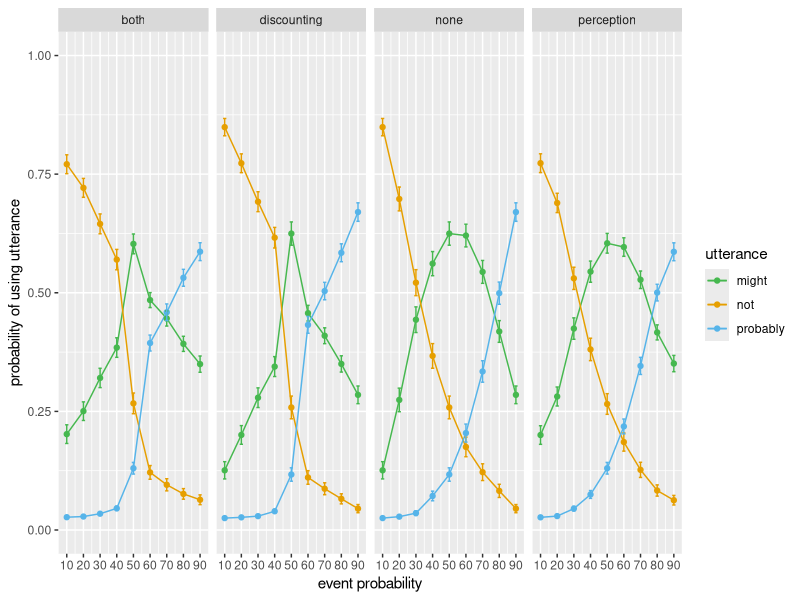

The R source for this figure:
## ---- chunk 1
library(dplyr)
library(tidyverse)
library(ggplot2)
## ---- chunk 2
threshold_might = 0.1
threshold_probably = 0.6
threshold_not = 0.2
#threshold_not = ?

cost_might = 3.03
cost_probably = 3.03
cost_not = 3.03

n_participants = 1000
decay = 0.5
noise_strength = 0.074
rat_alpha = 2.211

# S&D's params
alpha_not = 0.407
beta_not = 1.219
alpha_might = 0.928
beta_might = 3.086
alpha_probably = 2.552
beta_probably = 1.771

# new params
# alpha_not = 0.3
# beta_not = 2.5
# alpha_might = 0.7
# beta_might = 1.5
# alpha_probably = 2.7
# beta_probably = 2.0

thresholds_not <- rbeta(n_participants, alpha_not, beta_not)
thresholds_might <- rbeta(n_participants, alpha_might, beta_might)
thresholds_probably <- rbeta(n_participants, alpha_probably, beta_probably)
## ---- chunk 3
# L0: decides whether an event probability is above or equal to the threshold of a certain uncertainty expression
l0 <- function(eventprob, threshold, negative = 0) {
  return(ifelse(negative == 0, 
                ifelse(eventprob > threshold, 1, 0),
                ifelse(eventprob < threshold, 1, 0)))
}

# S1: decides utility of choosing a certain expression to communicate the event. the probability is of choosing that expression is proportional to the utility
s1 <- function(l0_vals, cost, rationality) {
  log_vals <- log(l0_vals)
  return(exp(rationality * (log_vals - cost)))
}

add_noise <- function(s1_matrix, noise) {
  return(s1_matrix * (1-noise) + 1/3 * noise)
}

# ES1: adds in smoothedness from different thresholds of different participants
es1 <- function(eventprob, thresholds, negative, cost, rationality, n_samples = n_participants) {
  s1_vals <- sapply(thresholds, function(thres) {
    s1(eventprob, thres, negative, cost, rationality)
  })
  return(mean(s1_vals))
}

normalize_rows <- function(mat) {
  row_sums <- rowSums(mat)
  mat_normalized <- mat
  for (i in seq_len(nrow(mat))) {
    if (row_sums[i] == 0) {
      mat_normalized[i, ] <- rep(0, ncol(mat))
    } else {
      mat_normalized[i, ] <- mat[i, ] / row_sums[i]
    }
  }
  return(mat_normalized)
}

normalize_columns <- function(mat) {
  col_sums <- colSums(mat)
  mat_normalized <- mat
  for (j in seq_len(ncol(mat))) {
    if (col_sums[j] == 0) {
      mat_normalized[, j] <- rep(0, nrow(mat))
    } else {
      mat_normalized[, j] <- mat[, j] / col_sums[j]
    }
  }
  return(mat_normalized)
}

# assign values to l0 at probabilities where no expression is immediately plausible, assuming this only happens between thresholds of not and might
handle_empty_probs <- function(mat, tn, tm) {
  col_sums <- colSums(mat)
  mat_processed <- mat
  for (j in seq_len(ncol(mat))) {
    if (col_sums[j] == 0) {
      event_prob = j * 0.1
      dn = abs(event_prob - tn)
      dm = abs(event_prob - tm)
      vn = dm/(dn+dm)
      vm = dn/(dn+dm)
      mat_processed[, j] <- c(0, vm, vn)
    }
  }
  return(mat_processed)
}

# create a 9*9 matrix representing perception uncertainty 
# k: decay constant
# confusability: degree of perception uncertainty a particular participant holds (range: [0, 1])
create_p_matrix <- function(k, confusability) {
  m <- diag(9)
  x = confusability
  y = k ^ (x)
  for (i in 1:9) {
    if (i == 1) {
      m[i, i+1] = y
    } else if (i == 9) {
      m[i, i-1] = y
    } else {
      m[i, i+1] = y
      m[i, i-1] = y
    }
  }
  return(m)
}

# create a 9*9 matrix representing interpretation uncertainty 
# k: decay constant
# confusability: degree of interpretation uncertainty a particular participant holds (range: [0, 1])
create_i_matrix <- function(k, confusability, decay = 1) {
  m <- diag(9)
  x = confusability

  for (i in 1:9) {
    if (1 < i && i < 5) {
      for (j in 1:(i-1)) {
        dist_from_i = abs(j - i)
        y = k ^ (x * dist_from_i ^ decay)
        m[i, j] = y
      }
    }
    else if (5 < i && i < 9) {
      for (j in (i+1):9) {
        dist_from_i = abs(j - i)
        y = k ^ (x * dist_from_i ^ decay)
        m[i, j] = y
      }
    }
  }
  return(m)
}

create_i_matrix1 <- function(k, confusability) {
  m <- diag(9)
  x = confusability
  y = k ^ (-x)
  for (i in 1:9) {
    if (1 < i && i < 5) {
      for (j in 1:(i-1)) {
        m[i, j] = y
      }
    }
    else if (5 < i && i < 9) {
      for (j in (i+1):9) {
        m[i, j] = y
      }
    }
  }
  return(m)
}

## ---- chunk 4
participants <- data.frame(id = 1:n_participants, tn = NA, tm = NA, tp = NA)

for (i in 1:nrow(participants)) {
  curr_p <- participants[i, ]
  
  # tn <= tm
  thres_not <- rbeta(1, alpha_not, beta_not)
  thres_might <- rbeta(1, alpha_might, beta_might)
  while (thres_might < thres_not){
    thres_might <- rbeta(1, alpha_might, beta_might)
  }

  # tm <= tp
  thres_prob <- rbeta(1, alpha_probably, beta_probably)
  while (thres_prob < thres_might) {
    thres_prob <- rbeta(1, alpha_probably, beta_probably)
  }
  
  curr_p$tn = thres_not
  curr_p$tm = thres_might
  curr_p$tp = thres_prob
  participants[i, ] <- curr_p
}

## ---- chunk 5
eventprob_values <- seq(10, 90, by = 10)
utterances <- c("probably", "might", "not")

df_none <- data.frame(
  participant = numeric(),
  event_prob = character(),
  utterance = character(),
  usage = numeric(),
  stringsAsFactors = FALSE
)

for (i in 1:nrow(participants)) {
  curr_p <- participants[i, ]
  thres_not <- curr_p$tn
  thres_might <- curr_p$tm
  thres_prob <- curr_p$tp
  
  l0_matrix <- matrix(0, nrow = 3, ncol = 9)
  eventprobs <- seq(0.1, 0.9, length.out = 9)
  
  l0_probably <- sapply(eventprobs, function(x) {
    l0(x, thres_prob, negative = 0)
  })
  l0_might <- sapply(eventprobs, function(x) {
    l0(x, thres_might, negative = 0)
  })
  l0_not <- sapply(eventprobs, function(x) {
    l0(x, thres_not, negative = 1)
  })
  
  l0_matrix[1, ] <- l0_probably
  l0_matrix[2, ] <- l0_might
  l0_matrix[3, ] <- l0_not
  
  l0_matrix <- handle_empty_probs(l0_matrix, thres_not, thres_might)
  l0_matrix <- normalize_rows(l0_matrix)

  s1_probably <- sapply(l0_matrix[1, ], function(x) {
    s1(x, cost_probably, rationality = 2.21)
  })
  s1_might <- sapply(l0_matrix[2, ], function(x) {
    s1(x, cost_might, rationality = 2.21)
  })
  s1_not <- sapply(l0_matrix[3, ], function(x) {
    s1(x, cost_not, rationality = 2.21)
  })
  
  s1_matrix <- matrix(0, nrow = 3, ncol = 9)
  s1_matrix[1, ] <- s1_probably
  s1_matrix[2, ] <- s1_might
  s1_matrix[3, ] <- s1_not
  
  s1_matrix <- normalize_columns(s1_matrix)
  s1_matrix <- add_noise(s1_matrix, noise_strength)
  prod_matrix <- t(s1_matrix)
  
  
  curr_df <- expand.grid(
    participant = i,
    event_prob = eventprob_values,
    utterance = utterances,
    stringsAsFactors = FALSE
  )
  curr_df$usage <- as.vector(prod_matrix)
  df_none <- rbind(df_none, curr_df)
}

write.csv(df_none, "pred_vanilla.csv", row.names = FALSE)
## ---- chunk 6
eventprob_values <- seq(10, 90, by = 10)
utterances <- c("probably", "might", "not")

df_gumball <- data.frame(
  participant = numeric(),
  event_prob = character(),
  utterance = character(),
  usage = numeric(),
  stringsAsFactors = FALSE
)

for (i in 1:nrow(participants)) {
  curr_p <- participants[i, ]
  thres_not <- curr_p$tn
  thres_might <- curr_p$tm
  thres_prob <- curr_p$tp
  
  l0_matrix <- matrix(0, nrow = 3, ncol = 9)
  eventprobs <- seq(0.1, 0.9, length.out = 9)
  
  l0_probably <- sapply(eventprobs, function(x) {
    l0(x, thres_prob, negative = 0)
  })
  l0_might <- sapply(eventprobs, function(x) {
    l0(x, thres_might, negative = 0)
  })
  l0_not <- sapply(eventprobs, function(x) {
    l0(x, thres_not, negative = 1)
  })
  
  l0_matrix[1, ] <- l0_probably
  l0_matrix[2, ] <- l0_might
  l0_matrix[3, ] <- l0_not
  
  l0_matrix <- handle_empty_probs(l0_matrix, thres_not, thres_might)
  l0_matrix <- normalize_rows(l0_matrix)

  s1_probably <- sapply(l0_matrix[1, ], function(x) {
    s1(x, cost_probably, rationality = 2.21)
  })
  s1_might <- sapply(l0_matrix[2, ], function(x) {
    s1(x, cost_might, rationality = 2.21)
  })
  s1_not <- sapply(l0_matrix[3, ], function(x) {
    s1(x, cost_not, rationality = 2.21)
  })
  
  s1_matrix <- matrix(0, nrow = 3, ncol = 9)
  s1_matrix[1, ] <- s1_probably
  s1_matrix[2, ] <- s1_might
  s1_matrix[3, ] <- s1_not
  
  s1_matrix <- normalize_columns(s1_matrix)
  s1_matrix <- add_noise(s1_matrix, noise_strength)
  
  # confusability that decides the degree of perception/interpretation uncertainty
  conf = rnorm(1)
  per_matrix <- create_p_matrix(decay, conf)
  per_matrix <- normalize_rows(per_matrix)
  prod_matrix <- per_matrix %*% (t(s1_matrix))
  
  
  curr_df <- expand.grid(
    participant = i,
    event_prob = eventprob_values,
    utterance = utterances,
    stringsAsFactors = FALSE
  )
  curr_df$usage <- as.vector(prod_matrix)
  df_gumball <- rbind(df_gumball, curr_df)
}

write.csv(df_gumball, "pred_gumball.csv", row.names = FALSE)

## ---- chunk 7
eventprob_values <- seq(10, 90, by = 10)
utterances <- c("probably", "might", "not")

df_election <- data.frame(
  participant = numeric(),
  event_prob = character(),
  utterance = character(),
  usage = numeric(),
  stringsAsFactors = FALSE
)

for (i in 1:nrow(participants)) {
  curr_p <- participants[i, ]
  thres_not <- curr_p$tn
  thres_might <- curr_p$tm
  thres_prob <- curr_p$tp
  
  l0_matrix <- matrix(0, nrow = 3, ncol = 9)
  eventprobs <- seq(0.1, 0.9, length.out = 9)
  
  l0_probably <- sapply(eventprobs, function(x) {
    l0(x, thres_prob, negative = 0)
  })
  l0_might <- sapply(eventprobs, function(x) {
    l0(x, thres_might, negative = 0)
  })
  l0_not <- sapply(eventprobs, function(x) {
    l0(x, thres_not, negative = 1)
  })
  
  l0_matrix[1, ] <- l0_probably
  l0_matrix[2, ] <- l0_might
  l0_matrix[3, ] <- l0_not
  
  l0_matrix <- handle_empty_probs(l0_matrix, thres_not, thres_might)
  l0_matrix <- normalize_rows(l0_matrix)

  s1_probably <- sapply(l0_matrix[1, ], function(x) {
    s1(x, cost_probably, rationality = 2.21)
  })
  s1_might <- sapply(l0_matrix[2, ], function(x) {
    s1(x, cost_might, rationality = 2.21)
  })
  s1_not <- sapply(l0_matrix[3, ], function(x) {
    s1(x, cost_not, rationality = 2.21)
  })
  
  s1_matrix <- matrix(0, nrow = 3, ncol = 9)
  s1_matrix[1, ] <- s1_probably
  s1_matrix[2, ] <- s1_might
  s1_matrix[3, ] <- s1_not
  
  s1_matrix <- normalize_columns(s1_matrix)
  s1_matrix <- add_noise(s1_matrix, noise_strength)
  
  # confusability that decides the degree of perception/interpretation uncertainty
  conf = rnorm(1)
  int_matrix <- create_i_matrix(decay, conf)
  int_matrix <- normalize_rows(int_matrix)
  prod_matrix <- int_matrix %*% (t(s1_matrix))
  
  
  curr_df <- expand.grid(
    participant = i,
    event_prob = eventprob_values,
    utterance = utterances,
    stringsAsFactors = FALSE
  )
  curr_df$usage <- as.vector(prod_matrix)
  df_election <- rbind(df_election, curr_df)
}

write.csv(df_election, "pred_election.csv", row.names = FALSE)
## ---- chunk 8
eventprob_values <- seq(10, 90, by = 10)
utterances <- c("probably", "might", "not")

df_both <- data.frame(
  participant = numeric(),
  event_prob = character(),
  utterance = character(),
  usage = numeric(),
  stringsAsFactors = FALSE
)

for (i in 1:nrow(participants)) {
  curr_p <- participants[i, ]
  thres_not <- curr_p$tn
  thres_might <- curr_p$tm
  thres_prob <- curr_p$tp
  
  l0_matrix <- matrix(0, nrow = 3, ncol = 9)
  eventprobs <- seq(0.1, 0.9, length.out = 9)
  
  l0_probably <- sapply(eventprobs, function(x) {
    l0(x, thres_prob, negative = 0)
  })
  l0_might <- sapply(eventprobs, function(x) {
    l0(x, thres_might, negative = 0)
  })
  l0_not <- sapply(eventprobs, function(x) {
    l0(x, thres_not, negative = 1)
  })
  
  l0_matrix[1, ] <- l0_probably
  l0_matrix[2, ] <- l0_might
  l0_matrix[3, ] <- l0_not
  
  l0_matrix <- handle_empty_probs(l0_matrix, thres_not, thres_might)
  l0_matrix <- normalize_rows(l0_matrix)

  s1_probably <- sapply(l0_matrix[1, ], function(x) {
    s1(x, cost_probably, rationality = 2.21)
  })
  s1_might <- sapply(l0_matrix[2, ], function(x) {
    s1(x, cost_might, rationality = 2.21)
  })
  s1_not <- sapply(l0_matrix[3, ], function(x) {
    s1(x, cost_not, rationality = 2.21)
  })
  
  s1_matrix <- matrix(0, nrow = 3, ncol = 9)
  s1_matrix[1, ] <- s1_probably
  s1_matrix[2, ] <- s1_might
  s1_matrix[3, ] <- s1_not
  
  s1_matrix <- normalize_columns(s1_matrix)
  s1_matrix <- add_noise(s1_matrix, noise_strength)
  
  # confusability that decides the degree of perception/interpretation uncertainty
  conf = rnorm(1)
  int_matrix <- create_i_matrix(decay, conf)
  per_matrix <- create_p_matrix(decay, conf)
  both_matrix <- int_matrix %*% per_matrix
  both_matrix <- normalize_rows(both_matrix)
  prod_matrix <- both_matrix %*% (t(s1_matrix))
  
  
  curr_df <- expand.grid(
    participant = i,
    event_prob = eventprob_values,
    utterance = utterances,
    stringsAsFactors = FALSE
  )
  curr_df$usage <- as.vector(prod_matrix)
  df_both <- rbind(df_both, curr_df)
}

write.csv(df_both, "pred_both.csv", row.names = FALSE)
## ---- chunk 9
df_none <- df_none %>%
  group_by(event_prob, utterance) %>%
  summarize(avg_across_participants = mean(usage),
            sd = sd(usage),
            se = sd(usage)/sqrt(n()))

df_none$condition = "none"

df_gumball <- df_gumball %>%
  group_by(event_prob, utterance) %>%
  summarize(avg_across_participants = mean(usage),
            sd = sd(usage),
            se = sd(usage)/sqrt(n()))

df_gumball$condition = "perception"

df_election <- df_election %>%
  group_by(event_prob, utterance) %>%
  summarize(avg_across_participants = mean(usage),
            sd = sd(usage),
            se = sd(usage)/sqrt(n()))

df_election$condition = "discounting" 

df_both <- df_both %>% 
  group_by(event_prob, utterance) %>%
  summarize(avg_across_participants = mean(usage),
            sd = sd(usage),
            se = sd(usage)/sqrt(n()))

df_both$condition = "both"

df <- rbind(df_none, df_gumball, df_election, df_both)

plot <- ggplot(df, aes(x = event_prob, y = avg_across_participants, color = utterance)) + 
  geom_line() + 
  geom_point() + 
  geom_errorbar(aes(ymin=avg_across_participants - 2*se,
                    ymax=avg_across_participants + 2*se),
                    width = 2) +
  labs(x = "event probability", 
       y = "probability of using utterance") + 
  scale_x_continuous(breaks = seq(10, 90, by = 10)) +
  scale_color_manual(values=c("#46b84f", "#E69F00", "#56B4E9")) + 
  facet_grid(~condition) +
  ylim(0, 1) +
  theme_set(theme_bw() +
            theme(panel.grid.major=element_blank(),
                  panel.grid.minor=element_blank(),
                  axis.text.x=element_text(size=rel(1))))

ggsave("image_prediction.png", plot = plot, width = 8, height = 4)
## ---- chunk 10
# columns = event probability, rows = expressions
gumball_summ <- matrix(df_gumball$avg_across_participants, nrow = 3, byrow = FALSE)
gumball_summ <- gumball_summ[c(2, 1, 3), ] # order: not, might, probably

election_summ <- matrix(df_election$avg_across_participants, nrow = 3, byrow = FALSE)
election_summ <- election_summ[c(2, 1, 3), ] 

none_summ <- matrix(df_none$avg_across_participants, nrow = 3, byrow = FALSE)
none_summ <- none_summ[c(2, 1, 3), ] 

gumball_empirical = matrix(c(1, 1, 0, 0, 0, 0, 0, 0, 0,
                             0, 0, 1, 1, 1, 1, 0, 0, 0,
                             0, 0, 0, 0, 0, 0, 1, 1, 1),
                           nrow = 3, ncol = 9, byrow = TRUE)

election_empirical = matrix(c(1, 1, 1, 1, 0, 0, 0, 0, 0,
                              0, 0, 0, 0, 1, 0, 0, 0, 0,
                              0, 0, 0, 0, 0, 1, 1, 1, 1),
                            nrow = 3, ncol = 9, byrow = TRUE)

# mark the most likely expression as 1 and the rest 0
summ_prediction <- function(mat) {
  apply(mat, 2, function(col) {
    as.integer(col == max(col))
  })
}

# calculate the accuracy of predictions
calc_accuracy <- function(prediction, empirical) {
  pred_idx <- apply(prediction, 2, which.max)
  emp_idx  <- apply(empirical, 2, which.max)
  
  mean(pred_idx == emp_idx)
}

gumball_summ2 <- summ_prediction(gumball_summ)
none_summ2 <- summ_prediction(none_summ)
election_summ2 <- summ_prediction(election_summ)

print(calc_accuracy(gumball_summ2, gumball_empirical))
print(calc_accuracy(election_summ2, gumball_empirical))
print(calc_accuracy(none_summ2, gumball_empirical))

print(calc_accuracy(gumball_summ2, election_empirical))
print(calc_accuracy(election_summ2, election_empirical))
print(calc_accuracy(none_summ2, election_empirical))

## ---- chunk 11
eventprob_values <- seq(10, 90, by = 10)
utterances <- c("probably", "might", "not")

sim_gumball <- data.frame(
  seed = numeric(),
  event_prob = character(),
  utterance = character(),
  usage = numeric(),
  accuracy = numeric(),
  stringsAsFactors = FALSE
)

for (i in 1:100) {
  set.seed(i)
  transformation <- matrix(runif(81), nrow = 9, ncol = 9)
  transformation <- normalize_rows(transformation)
  prediction <- transformation %*% (t(none_summ))
  acc <- calc_accuracy(t(prediction), gumball_empirical)
  
  curr_df <- expand.grid(
    seed = i,
    event_prob = eventprob_values,
    utterance = utterances,
    accuracy = acc,
    stringsAsFactors = FALSE
  )
  curr_df$usage <- as.vector(prediction)
  sim_gumball <- rbind(sim_gumball, curr_df)
}

sim_gumball_summ <- sim_gumball %>%
  arrange(desc(accuracy)) %>%
  distinct(seed, .keep_all = TRUE) %>% 
  slice_head(n = 5) %>%
  select(accuracy, seed)

print(sim_gumball_summ)
## ---- chunk 12
eventprob_values <- seq(10, 90, by = 10)
utterances <- c("probably", "might", "not")

sim_election <- data.frame(
  seed = numeric(),
  event_prob = character(),
  utterance = character(),
  usage = numeric(),
  accuracy = numeric(),
  stringsAsFactors = FALSE
)

for (i in 1:100) {
  set.seed(i)
  transformation <- matrix(runif(81), nrow = 9, ncol = 9)
  transformation <- normalize_rows(transformation)
  prediction <- transformation %*% (t(none_summ))
  acc <- calc_accuracy(t(prediction), election_empirical)
  
  curr_df <- expand.grid(
    seed = i,
    event_prob = eventprob_values,
    utterance = utterances,
    accuracy = acc,
    stringsAsFactors = FALSE
  )
  curr_df$usage <- as.vector(prediction)
  sim_election <- rbind(sim_election, curr_df)
}

sim_election_summ <- sim_election %>%
  arrange(desc(accuracy)) %>%
  distinct(seed, .keep_all = TRUE) %>% 
  slice_head(n = 5) %>%
  select(accuracy, seed)

print(sim_election_summ)
## ---- chunk 13
eventprob_values <- seq(10, 90, by = 10)
utterances <- c("probably", "might", "not")

sim_gumball2 <- data.frame(
  seed = numeric(),
  event_prob = character(),
  utterance = character(),
  usage = numeric(),
  accuracy = numeric(),
  stringsAsFactors = FALSE
)

for (i in 1:100) {
  set.seed(i)
  
  conf = rnorm(1)
  per_matrix <- create_p_matrix(decay, conf)
  per_vector <- as.vector(per_matrix)
  shuffled_vector <- sample(per_vector)
  per_matrix <- matrix(shuffled_vector, nrow = 9, ncol = 9)
  per_matrix <- normalize_rows(per_matrix)
  
  transformation <- per_matrix
  prediction <- transformation %*% (t(none_summ))
  acc <- calc_accuracy(t(prediction), gumball_empirical)
  
  curr_df <- expand.grid(
    seed = i,
    event_prob = eventprob_values,
    utterance = utterances,
    accuracy = acc,
    stringsAsFactors = FALSE
  )
  curr_df$usage <- as.vector(prediction)
  sim_gumball2 <- rbind(sim_gumball2, curr_df)
}

sim_gumball2_summ <- sim_gumball2 %>%
  arrange(desc(accuracy)) %>%
  distinct(seed, .keep_all = TRUE) %>% 
  slice_head(n = 5) %>%
  select(accuracy, seed)

print(sim_gumball2_summ)

## ---- chunk 14
eventprob_values <- seq(10, 90, by = 10)
utterances <- c("probably", "might", "not")

sim_election2 <- data.frame(
  seed = numeric(),
  event_prob = character(),
  utterance = character(),
  usage = numeric(),
  accuracy = numeric(),
  stringsAsFactors = FALSE
)

for (i in 1:100) {
  set.seed(i)
  
  conf = rnorm(1)
  per_matrix <- create_p_matrix(decay, conf)
  per_vector <- as.vector(per_matrix)
  shuffled_vector <- sample(per_vector)
  per_matrix <- matrix(shuffled_vector, nrow = 9, ncol = 9)
  per_matrix <- normalize_rows(per_matrix)
  
  transformation <- per_matrix
  prediction <- transformation %*% (t(none_summ))
  acc <- calc_accuracy(t(prediction), election_empirical)
  
  curr_df <- expand.grid(
    seed = i,
    event_prob = eventprob_values,
    utterance = utterances,
    accuracy = acc,
    stringsAsFactors = FALSE
  )
  curr_df$usage <- as.vector(prediction)
  sim_election2 <- rbind(sim_election2, curr_df)
}

sim_election2_summ <- sim_election2 %>%
  arrange(desc(accuracy)) %>%
  distinct(seed, .keep_all = TRUE) %>% 
  slice_head(n = 5) %>%
  select(accuracy, seed)

print(sim_election2_summ)
